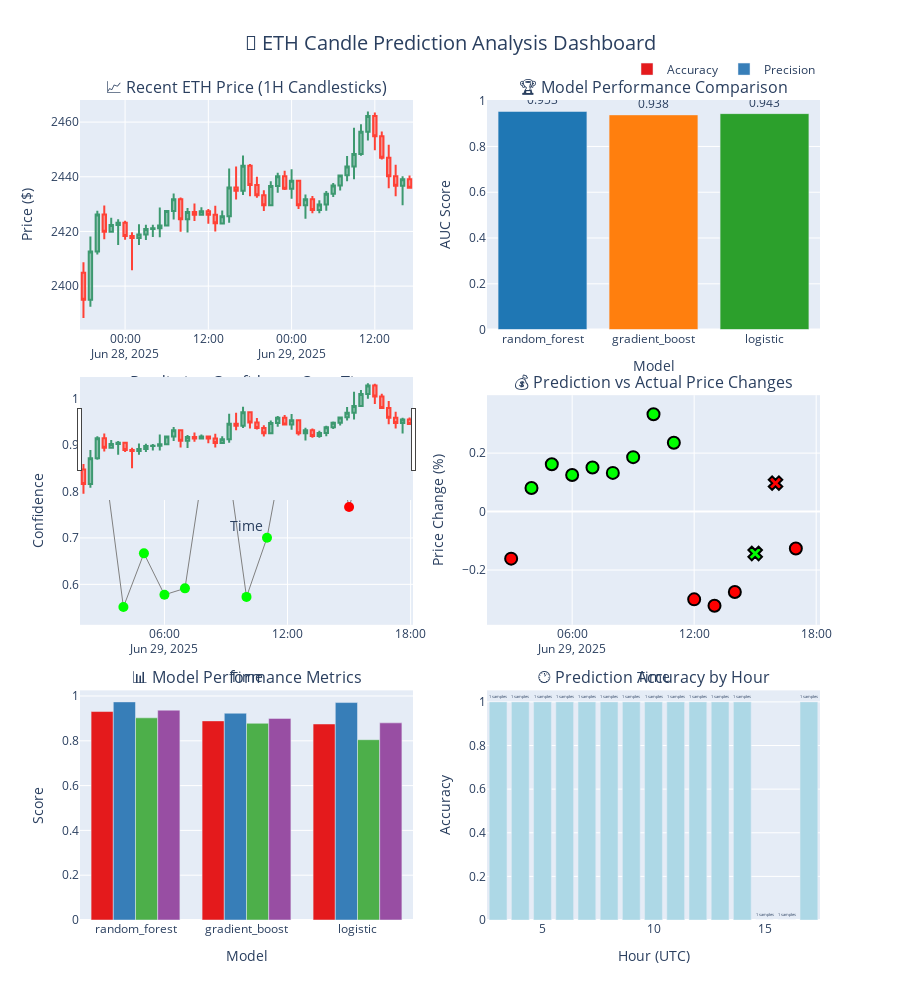

Source (notebook cell):
### Code cell
# 📊 Comprehensive Interactive Dashboard
if "predictions" in locals() and "performance_df" in locals() and len(predictions) > 0:
    print("🎨 Creating comprehensive Plotly dashboard...")

    # Create subplots dashboard
    fig = make_subplots(
        rows=3,
        cols=2,
        subplot_titles=(
            "📈 Recent ETH Price (1H Candlesticks)",
            "🏆 Model Performance Comparison",
            "🎯 Prediction Confidence Over Time",
            "💰 Prediction vs Actual Price Changes",
            "📊 Model Performance Metrics",
            "🕐 Prediction Accuracy by Hour",
        ),
        specs=[
            [{"type": "candlestick"}, {"type": "bar"}],
            [{"type": "scatter"}, {"type": "scatter"}],
            [{"type": "bar"}, {"type": "bar"}],
        ],
        vertical_spacing=0.08,
        horizontal_spacing=0.1,
    )

    # 1. Recent price action (candlestick)
    recent_data = df_1h.tail(48)  # Last 48 hours
    fig.add_trace(
        go.Candlestick(
            x=recent_data.index,
            open=recent_data["open"],
            high=recent_data["high"],
            low=recent_data["low"],
            close=recent_data["close"],
            name="ETH Price",
            showlegend=False,
        ),
        row=1,
        col=1,
    )

    # 2. Model performance comparison
    fig.add_trace(
        go.Bar(
            x=performance_df["Model"],
            y=performance_df["AUC"],
            name="AUC Score",
            marker_color=["#1f77b4", "#ff7f0e", "#2ca02c"][: len(performance_df)],
            showlegend=False,
            text=performance_df["AUC"].round(3),
            textposition="outside",
        ),
        row=1,
        col=2,
    )

    # 3. Prediction confidence over time
    pred_df = pd.DataFrame(predictions)
    colors = ["#00ff00" if correct else "#ff0000" for correct in pred_df["correct"]]
    fig.add_trace(
        go.Scatter(
            x=pred_df["timestamp"],
            y=pred_df["confidence"],
            mode="markers+lines",
            marker=dict(color=colors, size=10),
            line=dict(color="gray", width=1),
            name="Confidence",
            showlegend=False,
        ),
        row=2,
        col=1,
    )

    # 4. Predicted vs actual price changes
    symbols = ["circle" if correct else "x" for correct in pred_df["correct"]]
    pred_colors = [
        "#00ff00" if pred == "green" else "#ff0000" for pred in pred_df["predicted"]
    ]
    fig.add_trace(
        go.Scatter(
            x=pred_df["timestamp"],
            y=pred_df["actual_change"],
            mode="markers",
            marker=dict(
                color=pred_colors,
                size=12,
                symbol=symbols,
                line=dict(width=2, color="black"),
            ),
            name="Predictions",
            showlegend=False,
        ),
        row=2,
        col=2,
    )

    # 5. Model performance metrics comparison
    metrics = ["Accuracy", "Precision", "Recall", "F1_Score"]

    for i, metric in enumerate(metrics):
        fig.add_trace(
            go.Bar(
                x=performance_df["Model"],
                y=performance_df[metric],
                name=metric,
                offsetgroup=i,
                showlegend=True if i < 2 else False,  # Only show legend for first 2
                marker_color=px.colors.qualitative.Set1[i],
            ),
            row=3,
            col=1,
        )

    # 6. Prediction accuracy by hour (if we have enough data)
    if len(pred_df) > 5:
        pred_df["hour"] = pred_df["timestamp"].dt.hour
        hourly_accuracy = (
            pred_df.groupby("hour")["correct"].agg(["mean", "count"]).reset_index()
        )
        hourly_accuracy.columns = ["hour", "accuracy", "count"]

        fig.add_trace(
            go.Bar(
                x=hourly_accuracy["hour"],
                y=hourly_accuracy["accuracy"],
                name="Hourly Accuracy",
                marker_color="lightblue",
                showlegend=False,
                text=hourly_accuracy["count"].astype(str) + " samples",
                textposition="outside",
            ),
            row=3,
            col=2,
        )
        # Update layout
        fig.update_layout(
            height=1000,
            title_text="🎯 ETH Candle Prediction Analysis Dashboard",
            title_x=0.5,
            title_font_size=20,
            showlegend=True,
            legend=dict(
                orientation="h", yanchor="bottom", y=1.02, xanchor="right", x=1
            ),
        )
        # Update axis labels
        fig.update_xaxes(title_text="Time", row=1, col=1)
        fig.update_yaxes(title_text="Price ($)", row=1, col=1)

        fig.update_xaxes(title_text="Model", row=1, col=2)
        fig.update_yaxes(title_text="AUC Score", row=1, col=2)

        fig.update_xaxes(title_text="Time", row=2, col=1)
        fig.update_yaxes(title_text="Confidence", row=2, col=1)

        fig.update_xaxes(title_text="Time", row=2, col=2)
        fig.update_yaxes(title_text="Price Change (%)", row=2, col=2)

        fig.update_xaxes(title_text="Model", row=3, col=1)
        fig.update_yaxes(title_text="Score", row=3, col=1)

        fig.update_xaxes(title_text="Hour (UTC)", row=3, col=2)
        fig.update_yaxes(title_text="Accuracy", row=3, col=2)

        fig.show()
        print("✅ Interactive dashboard created successfully!")

    else:
        if "predictions" not in locals():
            print("⚠️  Please run predictions first")
        elif len(predictions) == 0:
            print("⚠️  No predictions available for dashboard")
        else:
            print("⚠️  Please ensure performance_df is available")

### Figure 1 — Plotly figure (JSON) as saved in the notebook; plotly's stock layout.template omitted (floating-point values rounded to 4 significant figures)
{"data": [{"close": [2395.0, 2413.0, 2426.0, 2420.0, 2422.0, 2423.0, 2418.0, 2418.0, 2419.0, 2421.0, 2421.0, 2422.0, 2427.0, 2432.0, 2424.0, 2427.0, 2426.0, 2427.0, 2426.0, 2423.0, 2426.0, 2436.0, 2435.0, 2444.0, 2437.0, 2433.0, 2430.0, 2437.0, 2440.0, 2436.0, 2439.0, 2430.0, 2432.0, 2428.0, 2430.0, 2434.0, 2437.0, 2440.0, 2444.0, 2448.0, 2456.0, 2462.0, 2455.0, 2447.0, 2440.0, 2437.0, 2439.0, 2436.0], "high": [2409.0, 2418.0, 2428.0, 2429.0, 2425.0, 2424.0, 2424.0, 2420.0, 2423.0, 2422.0, 2422.0, 2429.0, 2428.0, 2434.0, 2432.0, 2429.0, 2430.0, 2429.0, 2428.0, 2429.0, 2428.0, 2443.0, 2444.0, 2448.0, 2445.0, 2440.0, 2435.0, 2438.0, 2441.0, 2442.0, 2443.0, 2439.0, 2433.0, 2433.0, 2431.0, 2435.0, 2438.0, 2440.0, 2448.0, 2458.0, 2459.0, 2464.0, 2463.0, 2457.0, 2452.0, 2444.0, 2440.0, 2440.0], "low": [2388.0, 2392.0, 2412.0, 2417.0, 2420.0, 2415.0, 2417.0, 2406.0, 2415.0, 2417.0, 2418.0, 2418.0, 2422.0, 2424.0, 2420.0, 2420.0, 2424.0, 2426.0, 2423.0, 2420.0, 2423.0, 2423.0, 2432.0, 2433.0, 2433.0, 2432.0, 2427.0, 2429.0, 2434.0, 2435.0, 2432.0, 2428.0, 2425.0, 2427.0, 2427.0, 2428.0, 2433.0, 2435.0, 2438.0, 2439.0, 2448.0, 2453.0, 2450.0, 2446.0, 2436.0, 2433.0, 2430.0, 2436.0], "name": "ETH Price", "open": [2405.0, 2395.0, 2413.0, 2426.0, 2420.0, 2422.0, 2423.0, 2418.0, 2418.0, 2419.0, 2421.0, 2421.0, 2422.0, 2427.0, 2432.0, 2424.0, 2427.0, 2426.0, 2427.0, 2426.0, 2423.0, 2426.0, 2436.0, 2435.0, 2444.0, 2437.0, 2433.0, 2430.0, 2437.0, 2440.0, 2436.0, 2439.0, 2430.0, 2432.0, 2428.0, 2430.0, 2434.0, 2437.0, 2441.0, 2444.0, 2448.0, 2456.0, 2462.0, 2455.0, 2447.0, 2440.0, 2437.0, 2439.0], "showlegend": false, "type": "candlestick", "x": ["2025-06-27T18:00:00+00:00", "2025-06-27T19:00:00+00:00", "2025-06-27T20:00:00+00:00", "2025-06-27T21:00:00+00:00", "2025-06-27T22:00:00+00:00", "2025-06-27T23:00:00+00:00", "2025-06-28T00:00:00+00:00", "2025-06-28T01:00:00+00:00", "2025-06-28T02:00:00+00:00", "2025-06-28T03:00:00+00:00", "2025-06-28T04:00:00+00:00", "2025-06-28T05:00:00+00:00", "2025-06-28T06:00:00+00:00", "2025-06-28T07:00:00+00:00", "2025-06-28T08:00:00+00:00", "2025-06-28T09:00:00+00:00", "2025-06-28T10:00:00+00:00", "2025-06-28T11:00:00+00:00", "2025-06-28T12:00:00+00:00", "2025-06-28T13:00:00+00:00", "2025-06-28T14:00:00+00:00", "2025-06-28T15:00:00+00:00", "2025-06-28T16:00:00+00:00", "2025-06-28T17:00:00+00:00", "2025-06-28T18:00:00+00:00", "2025-06-28T19:00:00+00:00", "2025-06-28T20:00:00+00:00", "2025-06-28T21:00:00+00:00", "2025-06-28T22:00:00+00:00", "2025-06-28T23:00:00+00:00", "2025-06-29T00:00:00+00:00", "2025-06-29T01:00:00+00:00", "2025-06-29T02:00:00+00:00", "2025-06-29T03:00:00+00:00", "2025-06-29T04:00:00+00:00", "2025-06-29T05:00:00+00:00", "2025-06-29T06:00:00+00:00", "2025-06-29T07:00:00+00:00", "2025-06-29T08:00:00+00:00", "2025-06-29T09:00:00+00:00", "2025-06-29T10:00:00+00:00", "2025-06-29T11:00:00+00:00", "2025-06-29T12:00:00+00:00", "2025-06-29T13:00:00+00:00", "2025-06-29T14:00:00+00:00", "2025-06-29T15:00:00+00:00", "2025-06-29T16:00:00+00:00", "2025-06-29T17:00:00+00:00"], "xaxis": "x", "yaxis": "y"}, {"marker": {"color": ["#1f77b4", "#ff7f0e", "#2ca02c"]}, "name": "AUC Score", "showlegend": false, "text": [0.953, 0.938, 0.943], "textposition": "outside", "type": "bar", "x": ["random_forest", "gradient_boost", "logistic"], "xaxis": "x2", "y": [0.9528, 0.9378, 0.9434], "yaxis": "y2"}, {"line": {"color": "gray", "width": 1}, "marker": {"color": ["#00ff00", "#00ff00", "#00ff00", "#00ff00", "#00ff00", "#00ff00", "#00ff00", "#00ff00", "#00ff00", "#00ff00", "#00ff00", "#00ff00", "#ff0000", "#ff0000", "#00ff00"], "size": 10}, "mode": "markers+lines", "name": "Confidence", "showlegend": false, "type": "scatter", "x": ["2025-06-29T03:00:00.000000000", "2025-06-29T04:00:00.000000000", "2025-06-29T05:00:00.000000000", "2025-06-29T06:00:00.000000000", "2025-06-29T07:00:00.000000000", "2025-06-29T08:00:00.000000000", "2025-06-29T09:00:00.000000000", "2025-06-29T10:00:00.000000000", "2025-06-29T11:00:00.000000000", "2025-06-29T12:00:00.000000000", "2025-06-29T13:00:00.000000000", "2025-06-29T14:00:00.000000000", "2025-06-29T15:00:00.000000000", "2025-06-29T16:00:00.000000000", "2025-06-29T17:00:00.000000000"], "xaxis": "x3", "y": [0.8911, 0.551, 0.6667, 0.5775, 0.5913, 0.8836, 0.8911, 0.5729, 0.7004, 0.9376, 0.8467, 0.9693, 0.7668, 0.9094, 0.8169], "yaxis": "y3"}, {"marker": {"color": ["#ff0000", "#00ff00", "#00ff00", "#00ff00", "#00ff00", "#00ff00", "#00ff00", "#00ff00", "#00ff00", "#ff0000", "#ff0000", "#ff0000", "#00ff00", "#ff0000", "#ff0000"], "line": {"color": "black", "width": 2}, "size": 12, "symbol": ["circle", "circle", "circle", "circle", "circle", "circle", "circle", "circle", "circle", "circle", "circle", "circle", "x", "x", "circle"]}, "mode": "markers", "name": "Predictions", "showlegend": false, "type": "scatter", "x": ["2025-06-29T03:00:00.000000000", "2025-06-29T04:00:00.000000000", "2025-06-29T05:00:00.000000000", "2025-06-29T06:00:00.000000000", "2025-06-29T07:00:00.000000000", "2025-06-29T08:00:00.000000000", "2025-06-29T09:00:00.000000000", "2025-06-29T10:00:00.000000000", "2025-06-29T11:00:00.000000000", "2025-06-29T12:00:00.000000000", "2025-06-29T13:00:00.000000000", "2025-06-29T14:00:00.000000000", "2025-06-29T15:00:00.000000000", "2025-06-29T16:00:00.000000000", "2025-06-29T17:00:00.000000000"], "xaxis": "x4", "y": [-0.1612, 0.08073, 0.1617, 0.1253, 0.151, 0.1323, 0.1862, 0.3333, 0.2357, -0.3005, -0.3226, -0.2754, -0.1434, 0.09726, -0.1263], "yaxis": "y4"}, {"marker": {"color": "rgb(228,26,28)"}, "name": "Accuracy", "offsetgroup": "0", "showlegend": true, "type": "bar", "x": ["random_forest", "gradient_boost", "logistic"], "xaxis": "x5", "y": [0.9306, 0.8889, 0.875], "yaxis": "y5"}, {"marker": {"color": "rgb(55,126,184)"}, "name": "Precision", "offsetgroup": "1", "showlegend": true, "type": "bar", "x": ["random_forest", "gradient_boost", "logistic"], "xaxis": "x5", "y": [0.9737, 0.9231, 0.9706], "yaxis": "y5"}, {"marker": {"color": "rgb(77,175,74)"}, "name": "Recall", "offsetgroup": "2", "showlegend": false, "type": "bar", "x": ["random_forest", "gradient_boost", "logistic"], "xaxis": "x5", "y": [0.9024, 0.878, 0.8049], "yaxis": "y5"}, {"marker": {"color": "rgb(152,78,163)"}, "name": "F1_Score", "offsetgroup": "3", "showlegend": false, "type": "bar", "x": ["random_forest", "gradient_boost", "logistic"], "xaxis": "x5", "y": [0.9367, 0.9, 0.88], "yaxis": "y5"}, {"marker": {"color": "lightblue"}, "name": "Hourly Accuracy", "showlegend": false, "text": ["1 samples", "1 samples", "1 samples", "1 samples", "1 samples", "1 samples", "1 samples", "1 samples", "1 samples", "1 samples", "1 samples", "1 samples", "1 samples", "1 samples", "1 samples"], "textposition": "outside", "type": "bar", "x": [3, 4, 5, 6, 7, 8, 9, 10, 11, 12, 13, 14, 15, 16, 17], "xaxis": "x6", "y": [1.0, 1.0, 1.0, 1.0, 1.0, 1.0, 1.0, 1.0, 1.0, 1.0, 1.0, 1.0, 0.0, 0.0, 1.0], "yaxis": "y6"}], "layout": {"annotations": [{"font": {"size": 16}, "showarrow": false, "text": "📈 Recent ETH Price (1H Candlesticks)", "x": 0.225, "xanchor": "center", "xref": "paper", "y": 1, "yanchor": "bottom", "yref": "paper"}, {"font": {"size": 16}, "showarrow": false, "text": "🏆 Model Performance Comparison", "x": 0.775, "xanchor": "center", "xref": "paper", "y": 1, "yanchor": "bottom", "yref": "paper"}, {"font": {"size": 16}, "showarrow": false, "text": "🎯 Prediction Confidence Over Time", "x": 0.225, "xanchor": "center", "xref": "paper", "y": 0.64, "yanchor": "bottom", "yref": "paper"}, {"font": {"size": 16}, "showarrow": false, "text": "💰 Prediction vs Actual Price Changes", "x": 0.775, "xanchor": "center", "xref": "paper", "y": 0.64, "yanchor": "bottom", "yref": "paper"}, {"font": {"size": 16}, "showarrow": false, "text": "📊 Model Performance Metrics", "x": 0.225, "xanchor": "center", "xref": "paper", "y": 0.28, "yanchor": "bottom", "yref": "paper"}, {"font": {"size": 16}, "showarrow": false, "text": "🕐 Prediction Accuracy by Hour", "x": 0.775, "xanchor": "center", "xref": "paper", "y": 0.28, "yanchor": "bottom", "yref": "paper"}], "height": 1000, "legend": {"orientation": "h", "x": 1, "xanchor": "right", "y": 1.02, "yanchor": "bottom"}, "showlegend": true, "title": {"font": {"size": 20}, "text": "🎯 ETH Candle Prediction Analysis Dashboard", "x": 0.5}, "xaxis": {"anchor": "y", "domain": [0, 0.45], "title": {"text": "Time"}}, "xaxis2": {"anchor": "y2", "domain": [0.55, 1], "title": {"text": "Model"}}, "xaxis3": {"anchor": "y3", "domain": [0, 0.45], "title": {"text": "Time"}}, "xaxis4": {"anchor": "y4", "domain": [0.55, 1], "title": {"text": "Time"}}, "xaxis5": {"anchor": "y5", "domain": [0, 0.45], "title": {"text": "Model"}}, "xaxis6": {"anchor": "y6", "domain": [0.55, 1], "title": {"text": "Hour (UTC)"}}, "yaxis": {"anchor": "x", "domain": [0.72, 1], "title": {"text": "Price ($)"}}, "yaxis2": {"anchor": "x2", "domain": [0.72, 1], "title": {"text": "AUC Score"}}, "yaxis3": {"anchor": "x3", "domain": [0.36, 0.64], "title": {"text": "Confidence"}}, "yaxis4": {"anchor": "x4", "domain": [0.36, 0.64], "title": {"text": "Price Change (%)"}}, "yaxis5": {"anchor": "x5", "domain": [0, 0.28], "title": {"text": "Score"}}, "yaxis6": {"anchor": "x6", "domain": [0, 0.28], "title": {"text": "Accuracy"}}}}
